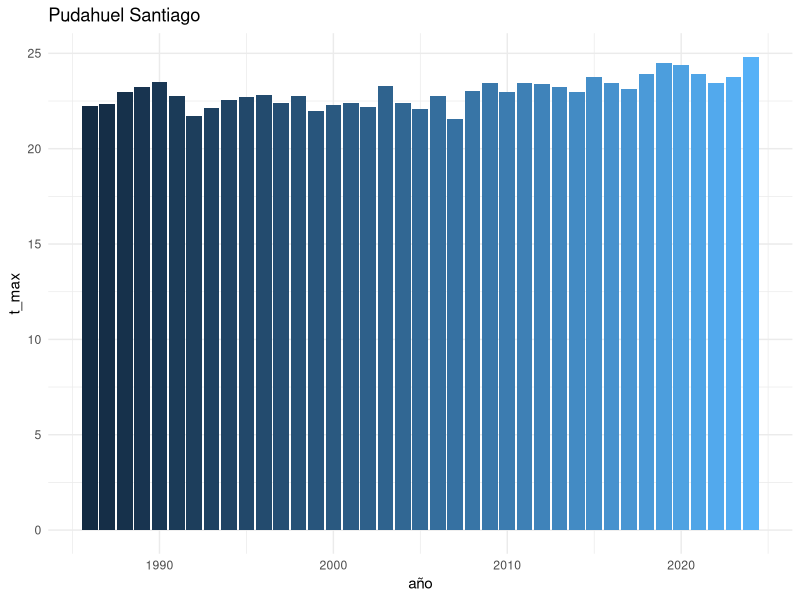

Generate this figure with R:
# un script común de R que podría ser mejor si fuera una aplicación

library(dplyr)
library(readr)
library(ggplot2)

# carga de datos
datos <- read_csv2("shiny_clases/datos/temperaturas_chile_anuales.csv")

# ver nombres de estaciones
datos |> distinct(nombre) |> print(n=Inf)

# inputs que modifican el gráfico
estacion = "Quinta Normal, Santiago"
estacion = "Pudahuel Santiago"
año_min = 2000
año_min = 1986

# gráfico
datos |> 
  filter(nombre == estacion) |> 
  filter(año >= año_min) |> 
  ggplot() +
  aes(x = año, y = t_max, fill = año) +
  geom_col() +
  theme_minimal() +
  guides(fill = guide_none()) +
  labs(title = estacion)
